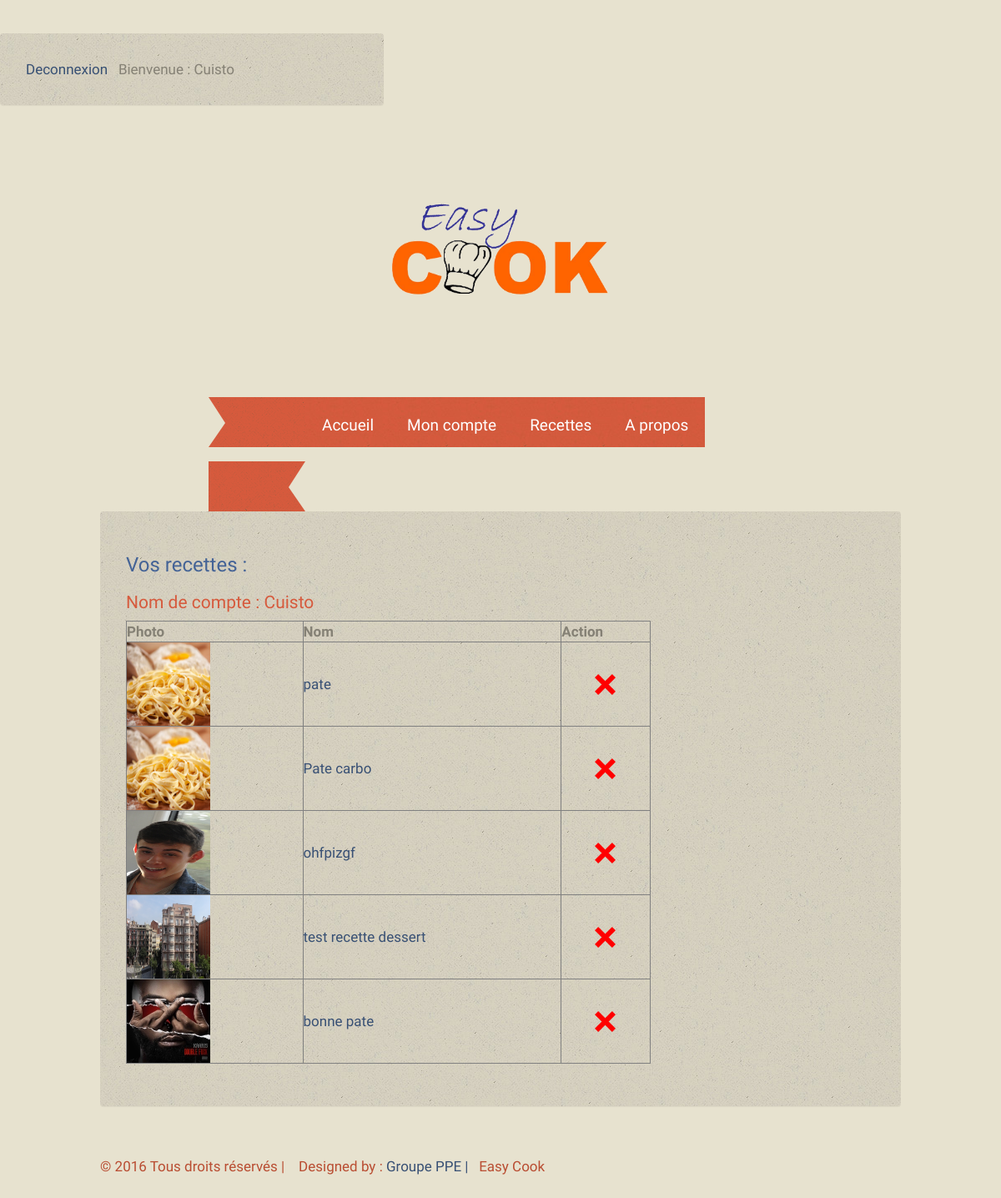
/vue/my_recette.php (signed in), run on the app's committed database.
### tables this page shows
CREATE TABLE IF NOT EXISTS `recette` (
  `id` int(11) NOT NULL AUTO_INCREMENT,
  `nom` varchar(25) DEFAULT NULL,
  `type` varchar(20) NOT NULL,
  `photo` varchar(50) DEFAULT NULL,
  `description` varchar(255) DEFAULT NULL,
  `name_Utilisateur` varchar(30) DEFAULT NULL,
  PRIMARY KEY (`id`),
  KEY `FK_Recette_id_Utilisateur` (`name_Utilisateur`)
);

### vue/my_recette.php (the view, shortened to what this page needs)
<?php
include('../include/head.php');
?>
<div class="page">
    <div class="panel">
        <div class="title">
            <h1>Vos recettes :</h1>
            <h2><?php echo "Nom de compte : " . $_SESSION['pseudo']; ?></h2>
            <?php
            $pseudoSession = $_SESSION['pseudo'];
            $sqlSelectMyRecette = 'SELECT * FROM recette where name_utilisateur = "'. $pseudoSession .'"';
            $rq = mysql_query($sqlSelectMyRecette) or exit(mysql_error());
            echo "<table border='1' style='width:70%' >";
                echo "<tr>";
                echo "<th>Photo</th>";
                echo "<th>Nom</th>";
                echo "<th>Action</th>";
                echo "</tr>";
                while ($donnee = mysql_fetch_assoc($rq)) {
                    echo "<tr>";
                    echo "<td>";
            ?>
            <a href="page_recette.php?nom_recette=<?= $donnee['nom']; ?>"><img src="../images/<?= $donnee['photo']; ?>" alt="<?= $donnee['photo']; ?>" width="100" height="100"></a>
            <?php
                    echo "</td>";
                    echo "<td>";
            ?>
            <a href="page_recette.php?nom_recette=<?= $donnee['nom']; ?>"><?= $donnee["nom"]; ?></a>
            <?php
                    echo "</td>";
                    echo "<td id='test_tableau'>";?>
                    <a href="../traitement/traitement_my_recette.php?id_recette=<?= $donnee['id']; ?>"><img src="../images/croix.png" alt="" width="25" height="25"></a>
                    <?= "</td>";
                    echo "</tr>";
                }
                echo "</table>";
            ?>
        </div>
    </div>
    <?php
    include('../include/footer.php');
    ?>

### css/styles.css (style rules this page uses)
* { padding:0; margin:0; }
img { border:none; }
h1 { font-family: 'Lobster Two', cursive; font-size:24px; color:#446396; font-weight:normal; }
h2 { font-family: 'Rokkitt', serif; font-size:21px; color:#d65a3d; font-weight:normal; }
a { text-decoration:none; color:#385074; }
.page { width:960px; overflow:hidden; margin:0 auto; }
.panel { overflow:hidden; background: url(../images/bg3.jpg); padding:30px; }
.title { margin-bottom:20px; margin-top:15px; }
#test_tableau { text-align: center; }

### data on the page
recette: photo (picture), nom "pate"
recette: photo (picture), nom "Pate carbo"
recette: photo (picture), nom "ohfpizgf"
recette: photo (picture), nom "test recette dessert"
recette: photo (picture), nom "bonne pate"

### other printed values
$_SESSION['pseudo'] "Cuisto"
